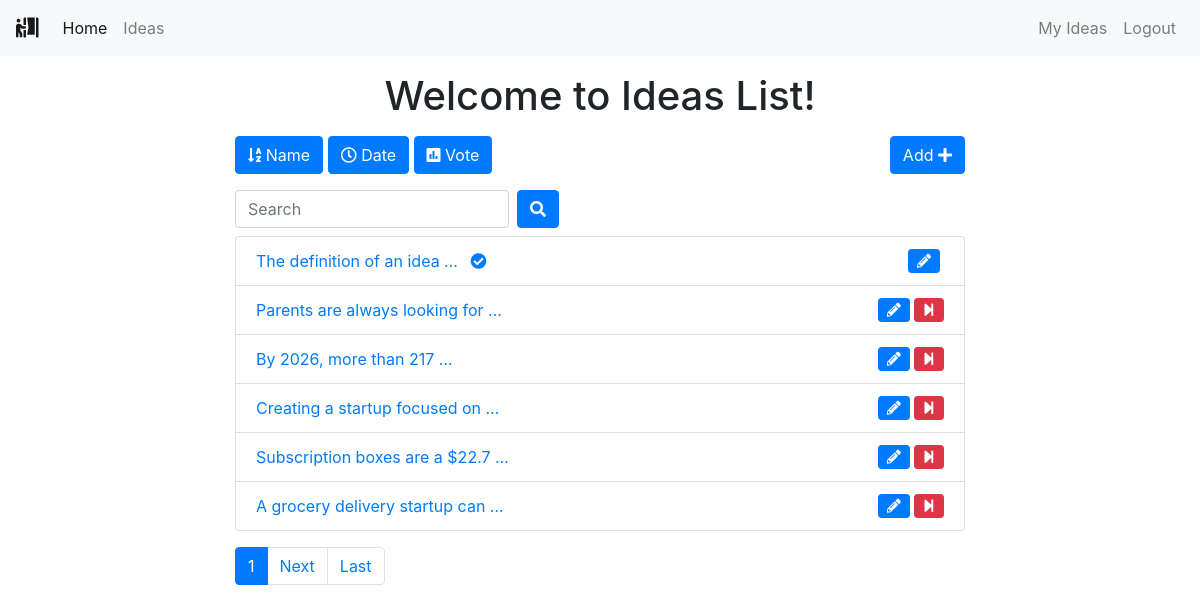
The app's page /polls/list/ (signed in) with its own data.
### polls/models.py (models this page shows, shortened)
class Poll(models.Model):
    owner = models.ForeignKey(User, on_delete=models.CASCADE)
    text = models.TextField()
    pub_date = models.DateTimeField(default=timezone.now)
    active = models.BooleanField(default=True)

### polls/views.py (the view)
# urls.py: path('list/', views.polls_list, name='list'),
@login_required()
def polls_list(request):
    all_polls = Poll.objects.all()
    search_term = ''
    if 'name' in request.GET:
        all_polls = all_polls.order_by('text')
    if 'date' in request.GET:
        all_polls = all_polls.order_by('pub_date')
    if 'vote' in request.GET:
        all_polls = all_polls.annotate(Count('vote')).order_by('vote__count')
    if 'search' in request.GET:
        search_term = request.GET['search']
        all_polls = all_polls.filter(text__icontains=search_term)
    paginator = Paginator(all_polls, 6)  # Show 6 contacts per page
    page = request.GET.get('page')
    polls = paginator.get_page(page)
    get_dict_copy = request.GET.copy()
    params = get_dict_copy.pop('page', True) and get_dict_copy.urlencode()
    print(params)
    context = {
        'polls': polls,
        'params': params,
        'search_term': search_term,
    }
    return render(request, 'polls/polls_list.html', context)

### polls/templates/polls/polls_list.html (shortened to what this page needs)
{% extends 'base.html' %}
<div class="container">
    <div class="row">
        <div class="col-md-8 offset-sm-2">
            <h1 class="text-center mt-3 mb-3">Welcome to Ideas List!</h1>
            <a class="btn btn-{% if 'name' in request.GET %}warning{% else %}primary{% endif %} mb-3" href="?name=True"
                role="button"><i class="fas fa-sort-alpha-down"></i>
                Name</a>
            <a class="btn btn-{% if 'date' in request.GET %}warning{% else %}primary{% endif %} mb-3" href="?date=True"
                role="button"><i class="far fa-clock"></i> Date</a>
            <a class="btn btn-{% if 'vote' in request.GET %}warning{% else %}primary{% endif %} mb-3" href="?vote=True"
                role="button"><i class="fas fa-poll"></i> Vote</a>
            <a class="btn btn-primary mb-3 float-right" href="{% url 'polls:add' %}" role="button">Add <i class="fas fa-plus"></i></a>
            <form class="form-inline">
                <div class="form-group mr-sm-2 mb-2">
                    <input type="search" class="form-control" name="search" placeholder="Search" value={{ search_term }}>
                </div>
                <button type="submit" class="btn btn-primary mb-2"><i class="fas fa-search"></i></button>
            </form>
            <ul class="list-group">
                {% for poll in polls %}
                <li class="list-group-item"><a href="{% url 'polls:detail' poll.id %}">{{ poll.text|truncatewords:5 }}
                        {% if not poll.active%}
                        <i class="fas fa-check-circle ml-2"></i>
                        {% endif %}
                    </a>
                    {% if request.user == poll.owner %}
                    {% if poll.active %}
                    <a href="{% url 'polls:end_poll' poll.id %}" data-toggle="tooltip" data-placement="top" title="End Poll"
                        onclick="return confirm('Are you sure ?')"><i class="fas fa-step-forward float-right btn btn-danger btn-sm"></i></a>
                    {% endif %}
                    <a href="{% url 'polls:edit' poll.id %}" class="mr-3" data-toggle="tooltip" data-placement="top"
                        title="Edit Poll"><i class="fas fa-pencil-alt float-right btn btn-primary btn-sm mr-1"></i></a>
                    {% endif %}
                </li>
                {% endfor %}
            </ul>
            <nav class="mt-3">
                <ul class="pagination">
                    <li class="page-item active"><a class="page-link" href="">{{ polls.number }}</a></li>
                    {% if polls.has_next %}
                    <li class="page-item"><a class="page-link" href="?page={{ polls.next_page_number }}&{{ params }}">Next</a></li>
                    <li class="page-item"><a class="page-link" href="?page={{ polls.paginator.num_pages }}&{{ params }}">Last</a></li>
                    {% endif %}
                </ul>
            </nav>
        </div >
    </div>
</div>

### templates/base.html (shortened to what this page needs)
{% load static %}
<!DOCTYPE html>
<html lang="en">
<head>
    <link rel="stylesheet" href="https://maxcdn.bootstrapcdn.com/bootstrap/4.0.0/css/bootstrap.min.css"
>
    <link rel="stylesheet" href="https://use.fontawesome.com/releases/v5.6.3/css/all.css"
>
</head>
<body>
    {% include 'includes/navbar.html' %}
    {% block content %}
    {% endblock content %}
</body>
</html>

### templates/includes/navbar.html (shortened to what this page needs)
<nav class="navbar navbar-expand-sm navbar-light bg-light">
    <a class="navbar-brand" href=""><i class="fas fa-person-booth"></i></a>
    <div class="collapse navbar-collapse" id="collapsibleNavId">
        <ul class="navbar-nav mr-auto mt-2 mt-lg-0">
            <li class="nav-item active">
                <a class="nav-link" href="{% url 'home' %}">Home <span class="sr-only">(current)</span></a>
            </li>
            <li class="nav-item">
                <a class="nav-link" href="{% url 'polls:list' %}">Ideas</a>
            </li>
        </ul>
        <div class="navbar-nav ml-auto">
            {% if request.user.is_authenticated %}
            <a class="nav-link" href="{% url 'polls:list_by_user' %}">My Ideas</a>
            <a class="nav-link" href="{% url 'accounts:logout' %}">Logout</a>
            {% else %}
            <a class="nav-link" href="{% url 'accounts:login' %}">Login</a>
            <a class="nav-link" href="{% url 'accounts:register' %}">Register</a>
            {% endif %}
        </div>
    </div>
</nav>

### records on screen
Poll: text "The definition of an idea …", active False (drawn)
Poll: text "Parents are always looking for …", active True (drawn)
Poll: text "By 2026, more than 217 …", active True (drawn)
Poll: text "Creating a startup focused on …", active True (drawn)
Poll: text "Subscription boxes are a $22.7 …", active True (drawn)
Poll: text "A grocery delivery startup can …", active True (drawn)

### other values on screen
{{ polls.number }} "1"
